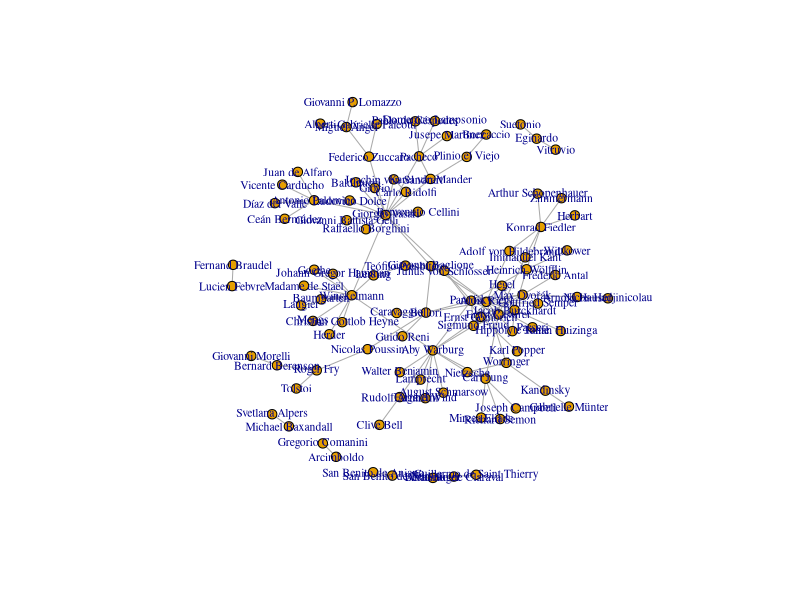
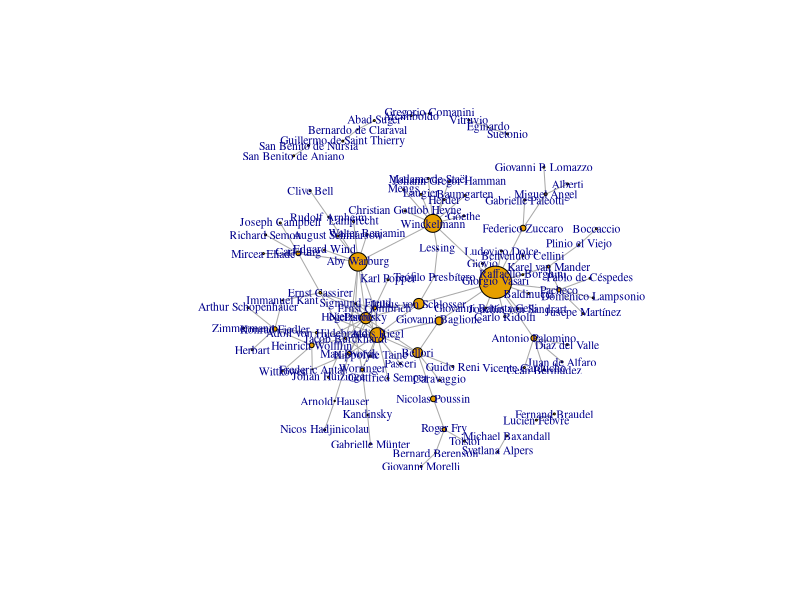
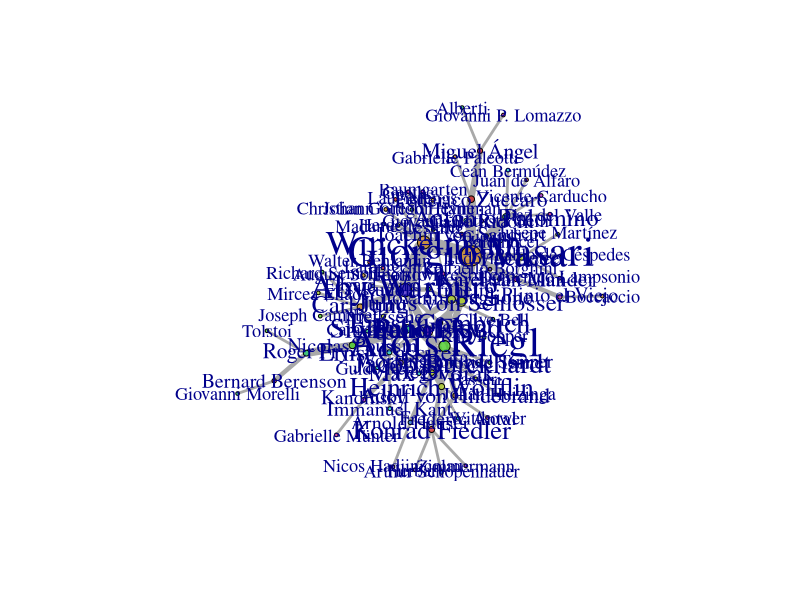

Source code (R) for these figures, in order:
#!/usr/bin/env Rscript

historiografia_data <- read.csv("data/grafo.csv", header = TRUE, stringsAsFactors = FALSE)

library(igraph)

g <- graph_from_data_frame(historiografia_data, directed=FALSE)
plot(g, vertex.label.cex=0.7, vertex.size=5, edge.arrow.size=0.5)

V(g)$degree <- degree(g, mode="all")
V(g)$betweenness <- betweenness(g, directed=FALSE)

node_betweenness_df <- data.frame(name=V(g)$name, betweenness=V(g)$betweenness)
top_20_betweenness <- head(node_betweenness_df[order(-node_betweenness_df$betweenness), ], 20)
cat(t(t(top_20_betweenness$name)), sep="\n")


E(g)$edge_betweenness <- edge_betweenness(g)

plot(g, vertex.size=V(g)$betweenness/100, vertex.label.cex=0.7, edge.arrow.size=0.5)

components <- components(g)
main_component <- which.max(components$csize)
vertices_in_main_component <- V(g)[components$membership == main_component]
g_main <- induced_subgraph(g, vertices_in_main_component)

layout <- layout_with_kk(g_main)
V(g_main)$label.cex <- 1+V(g_main)$degree/10
png("figures/graph_layout.png", width=2400, height=1600)
plot(g_main, vertex.size=2+V(g_main)$betweenness/200, vertex.color = rainbow(10, .8, .8, alpha= .8),
     edge.width=1+E(g_main)$edge_betweenness/50,
     layout=layout, alpha = .8)

dev.off()
